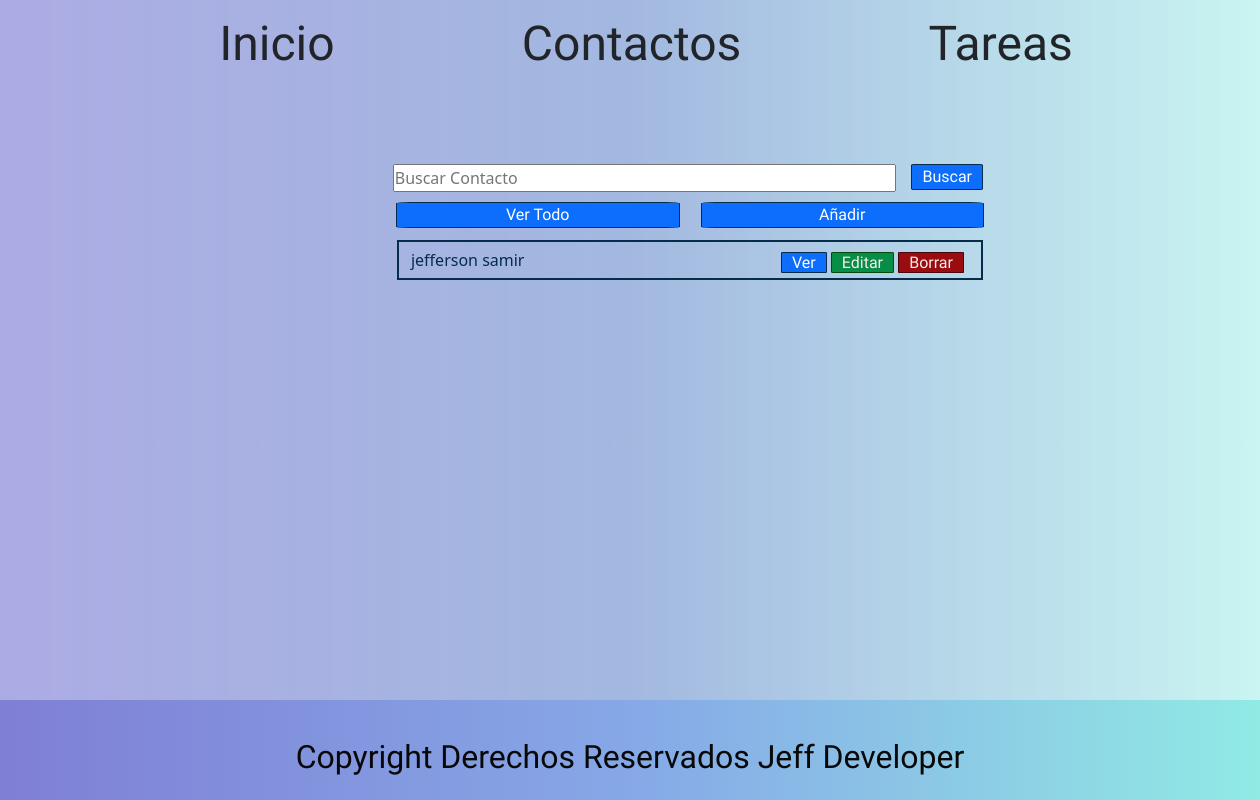
Page /Contactos/ on the earlier database version.
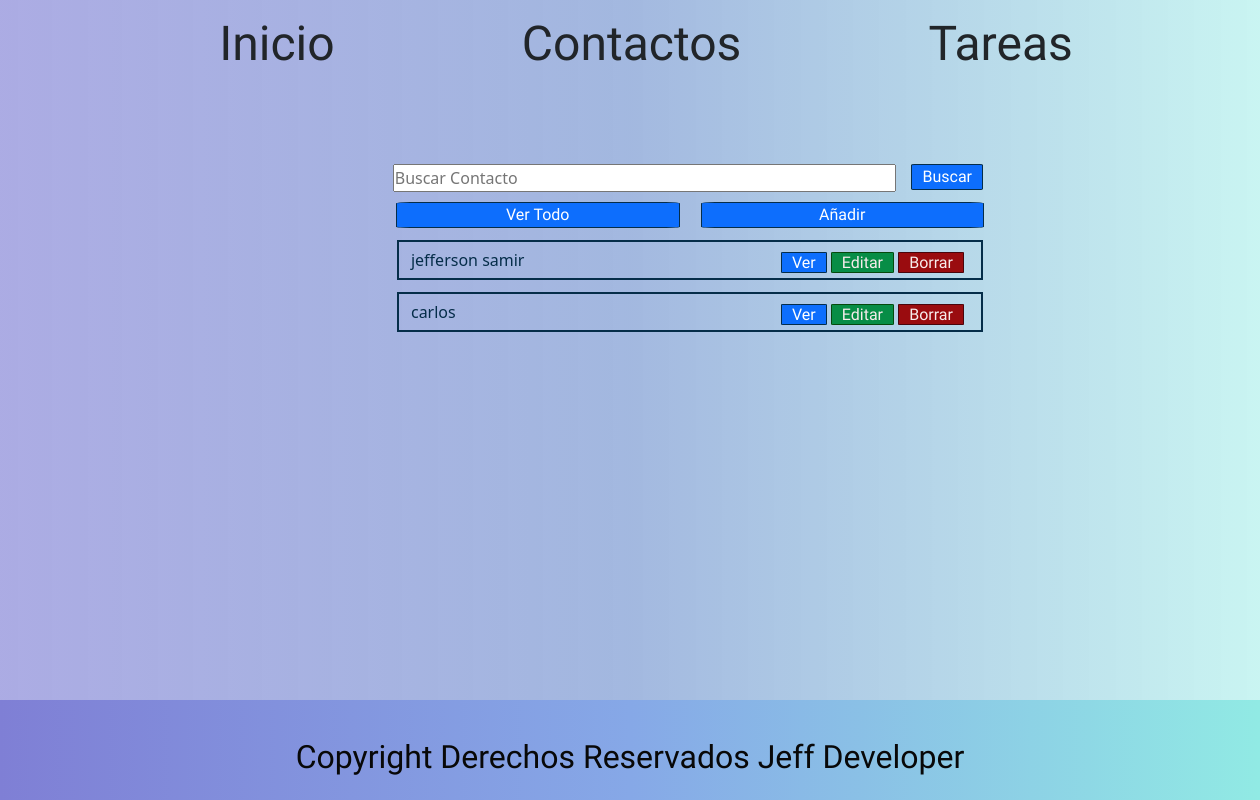
Same page on the later database version.
### Contactos/models.py (models this page shows)
class Contactos(models.Model):
    name = models.CharField(max_length=50, blank= False, null= False)
    last_name = models.CharField(max_length=50, blank= True, null= True)
    phone = models.CharField(max_length=12, blank= True, null=True )
    mobile = models.CharField(max_length=12, blank=False , null=False )
    email = models.EmailField()
    company = models.CharField(max_length=20, blank= True, null= True)
    date = models.DateField(default= date.today)
    notes =models.TextField(blank=True, null=True)
    def __str__(self):
        return self.name

### Contactos/views.py (the view)
# urls.py: path('', views.index, name='contactos'),
def index(request):
    contacto = Contactos.objects.filter(name__contains=request.GET.get('Buscar', ''))
    context = {
        'contacto': contacto
    }
    return render(request, 'contactos/index.html', context)

### templates/contactos/index.html (shortened to what this page needs)
{% extends 'layout/base.html' %}
{% load static %}
{% block 'content' %}
    <form class="container" action="{% url 'contactos' %}" method="GET">
        <input type="text" name="Buscar" placeholder="Buscar Contacto" class="place">
        <input type="submit" value="Buscar" class="botonbus" >
    </form>
    <div class="reseteo">
        <a href="{% url 'contactos' %}" class="botonver">Ver Todo</a>
        <a href="{% url 'contactos_create' %}" class="botonañadir">Añadir</a>
    </div>
    <ul class="lista-1">
        {% for contactos in contacto %}
        <li>{{contactos}}
            <span class="boton">
                <a href="{% url 'contactos_view' contactos.id %}" class="boton1">Ver</a>
                <a href="{% url 'contactos_edit' contactos.id %}" class="boton2">Editar</a>
                <a href="{% url 'contactos_delete' contactos.id %}" class="boton3">Borrar</a>
            </span>
        </li>
        {% endfor %}
    </ul>
{% endblock %}

### templates/layout/base.html (shortened to what this page needs)
{% load static %}
<!DOCTYPE html>
<html>
    <head>
        <link rel="stylesheet" href="https://cdn.jsdelivr.net/npm/bootstrap@5.2.3/dist/css/bootstrap.min.css">
        <link rel="stylesheet" href="{% static 'style/stiles.css' %}">
    </head>
    <body>
        <header>
            {% include "./partials/menu.html" %}
        </header>
        <main>
            {% block 'content' %}{% endblock 'content' %}
        </main>
        <footer>
            {% include './partials/footer.html' %}
        </footer>
    </body>
</html>

### templates/layout/partials/menu.html
{% load static %}
<nav class="navbar" data-bs-theme="dark">
    <ul class="nav-list">
        <li><a class="nav-link" href="{% url 'index' %}"> Inicio </a></li>
        <li><a class="nav-link" href="{% url 'contactos' %}"> Contactos </a></li>
        <li><a class="nav-link" href="{% url 'lista' %}"> Tareas </a></li>
    </ul>
</nav>

### templates/layout/partials/footer.html
{% load static %}
<footer>
    <div>
        <p>Copyright Derechos Reservados Jeff Developer</p>
    </div>
</footer>

### static/style/stiles.css (style rules this page uses)
:root { --color-primary: rgb(247, 236, 236); --color-secondary: #0D6EFD; --color-body: #052D49; }
* { margin: 0; padding: 0; box-sizing: border-box; }
a { text-decoration: none; color: var(--color-primary); }
body { background-image: linear-gradient(to right,#7f7fd5a6,#6085c994,#91eae47c); }
.nav-list { display: flex; list-style: none; font-size: 3rem; width: 100%; align-items: center; justify-content: space-evenly; font-family: "Sedgwick Ave", cursive; }
.nav-link { justify-content: space-around; }
.lista-1 { width: 50%; }
.lista-1 li { color:var(--color-body); border: solid 2px; margin-top: 2%; padding-top: 1%; width: 98%; list-style: none; padding-left: 2%; text-decoration: none; height: 40px; font-size: 1rem; }
.boton { float: right; padding-right: 3%; padding-top: 2px; }
.boton1 { text-decoration: none; color: white; border-radius: 5%; border: solid 1px; border-color: #052D49; padding-left: 10px; padding-right: 10px; background-color: #0D6EFD; font-family: "Vibur", cursive; }
.boton2 { border-radius: 5%; border: solid 1px; border-color: #05490c; padding-left: 10px; padding-right: 10px; background-color: #078d46; font-family: "Vibur", cursive; }
.boton3 { border-radius: 5%; border: solid 1px; border-color: #49050c; padding-left: 10px; padding-right: 10px; background-color: #9a0c0f; font-family: "Vibur", cursive; }
.container { width: 50%; position: relative; justify-content: center; text-align: center; align-items: center; margin-bottom: 10px; margin-top: 10px; }
.place { width: 83%; }
.botonbus { float: right; color: white; border-radius: 5%; border: solid 1px; border-color: #052D49; padding-left: 10px; padding-right: 10px; background-color: #0D6EFD; font-family: "Vibur", cursive; }
.reseteo { width: 50%; margin-left: 20px; display: flex; align-items: flex; justify-content: space-evenly; font-family: "Vibur", cursive; }
.botonver { text-align: center; color: white; border-radius: 5%; border: solid 1px; border-color: #052D49; width: 45%; background-color: #0D6EFD; font-family: "Vibur", cursive; }
.botonañadir { text-align: center; color: white; border-radius: 5%; border: solid 1px; border-color: #052D49; width: 45%; background-color: #0D6EFD; font-family: "Vibur", cursive; }
footer { padding-top: 30px; margin-top: 50px; height: 100px; background-image: linear-gradient(to left,#91EAE4, #86A8E7,#7F7FD5); color: rgb(8, 8, 8); font-size: 2rem; position: fixed; bottom: 0; width: 100%; display: flex; justify-content: center; align-items: center; font-family: "Sedgwick Ave", cursive; }
main { display: flex; flex-direction: column; justify-content: flex-start; align-items: center; height: 100%; width: 100vw; margin: 50px; padding-bottom: 6rem; }

Differences in the rows shown:
added Contactos: name "carlos"
